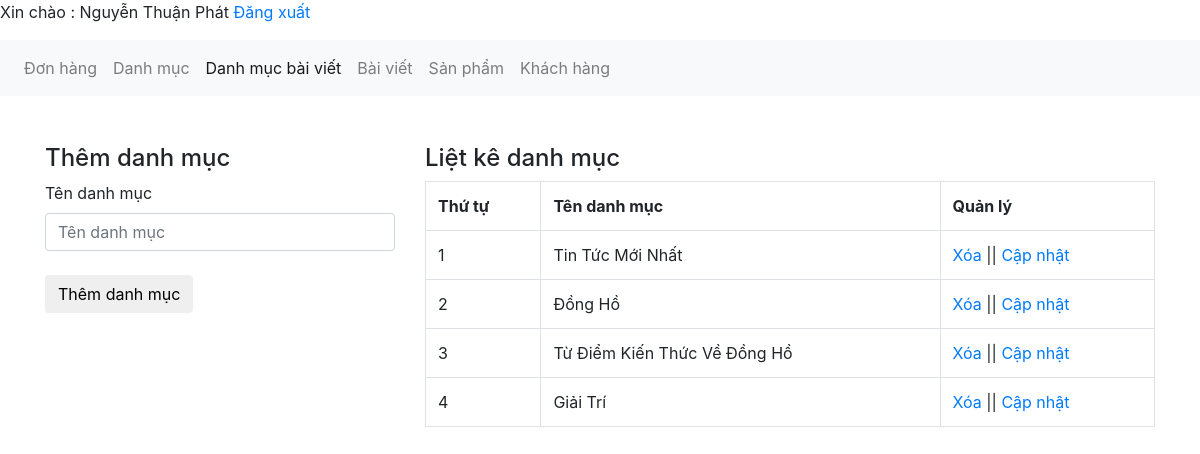
Page /admin/xulydanhmucbaiviet.php (signed in) on the committed database.
### tables this page shows
CREATE TABLE `tbl_danhmuc_tin` (
  `danhmuctin_id` int(11) NOT NULL,
  `tendanhmuc` varchar(100) NOT NULL
);

### admin/xulydanhmucbaiviet.php (the view, shortened to what this page needs)
<?php
include('../db/connect.php');
?>
<!DOCTYPE html>
<html lang="en">
<head>
    <link href="../css/bootstrap.css" rel="stylesheet" type="text/css" media="all" />
</head>
<body>
    <p>Xin chào : <?php echo $_SESSION['dangnhap'] ?> <a href="?login=dangxuat">Đăng xuất</a></p>
    <nav class="navbar navbar-expand-lg navbar-light bg-light">
        <div class="collapse navbar-collapse" id="navbarNav">
            <ul class="navbar-nav">
                <li class="nav-item ">
                    <a class="nav-link" href="xulydonhang.php">Đơn hàng <span class="sr-only">(current)</span></a>
                </li>
                <li class="nav-item">
                    <a class="nav-link" href="xulydanhmuc.php">Danh mục</a>
                </li>
                <li class="nav-item active">
                    <a class="nav-link" href="xulydanhmucbaiviet.php">Danh mục bài viết</a>
                </li>
                <li class="nav-item">
                    <a class="nav-link" href="xulybaiviet.php">Bài viết</a>
                </li>
                <li class="nav-item">
                    <a class="nav-link" href="xulysanpham.php">Sản phẩm</a>
                </li>
                <li class="nav-item">
                    <a class="nav-link" href="xulykhachhang.php">Khách hàng</a>
                </li>
            </ul>
        </div>
    </nav><br><br>
    <div class="container">
        <div class="row">
            <?php
            if (isset($_GET['quanly']) == 'capnhat') {
                $id_capnhat = $_GET['id'];
                $sql = "SELECT * FROM tbl_danhmuc_tin WHERE danhmuctin_id='$id_capnhat'";
                $sql_capnhat =  $con->query($sql)->fetch(PDO::FETCH_ASSOC);
            ?>
            <div class="col-md-4">
                <h4>Cập nhật danh mục</h4>
                <label>Tên danh mục</label>
                <form action="" method="POST">
                    <input type="text" class="form-control" name="danhmuc"
                        value="<?php echo $sql_capnhat['tendanhmuc'] ?>"><br>
                    <input type="hidden" class="form-control" name="id_danhmuc"
                        value="<?php echo $sql_capnhat['danhmuctin_id'] ?>">
                    <input type="submit" name="capnhatdanhmuc" value="Cập nhật danh mục" class="btn btn-default">
                </form>
            </div>
            <?php
            } else {
            ?>
            <div class="col-md-4">
                <h4>Thêm danh mục</h4>
                <label>Tên danh mục</label>
                <form action="" method="POST">
                    <input type="text" class="form-control" name="danhmuc" placeholder="Tên danh mục"><br>
                    <input type="submit" name="themdanhmuc" value="Thêm danh mục" class="btn btn-default">
                </form>
            </div>
            <?php
            }
            ?>
            <div class="col-md-8">
                <h4>Liệt kê danh mục</h4>
                <?php
                $sql = "SELECT * FROM tbl_danhmuc_tin ORDER BY danhmuctin_id DESC";
                $sql_select =  $con->query($sql)->fetchAll(PDO::FETCH_ASSOC);
                ?>
                <table class="table table-bordered ">
                    <tr>
                        <th>Thứ tự</th>
                        <th>Tên danh mục</th>
                        <th>Quản lý</th>
                    </tr>
                    <?php
                    $i = 0;
                    foreach ($sql_select as $select) {
                        $i++;
                    ?>
                    <tr>
                        <td><?php echo $i; ?></td>
                        <td><?php echo $select['tendanhmuc'] ?></td>
                        <td><a href="?xoa=<?php echo $select['danhmuctin_id'] ?>">Xóa</a> || <a
                                href="?quanly=capnhat&id=<?php echo $select['danhmuctin_id'] ?>">Cập nhật</a></td>
                    </tr>
                    <?php
                    }
                    ?>
                </table>
            </div>
        </div>
    </div>
</body>
</html>

### rows in the picture
tbl_danhmuc_tin: tendanhmuc "Tin Tức Mới Nhất"
tbl_danhmuc_tin: tendanhmuc "Đồng Hồ"
tbl_danhmuc_tin: tendanhmuc "Từ Điểm Kiến Thức Về Đồng Hồ"
tbl_danhmuc_tin: tendanhmuc "Giải Trí"

### other values in the picture
$_SESSION['dangnhap'] "Nguyễn Thuận Phát"
